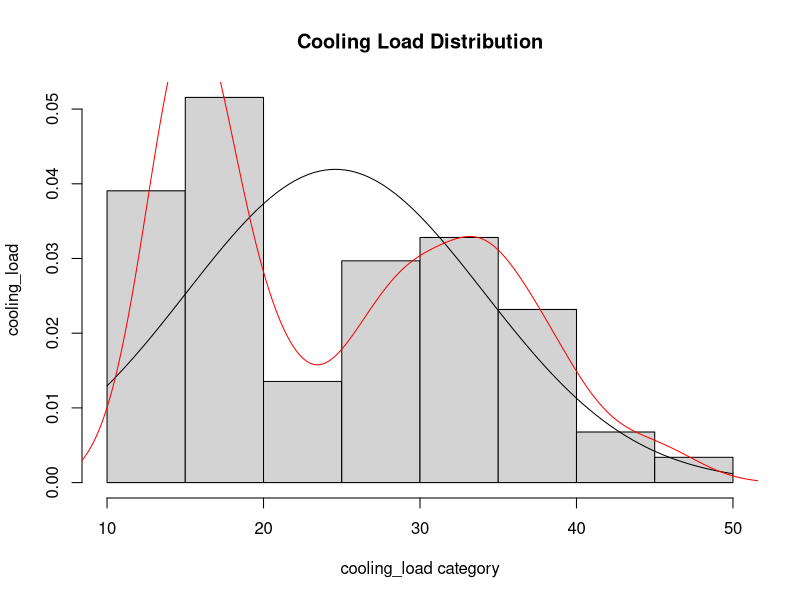
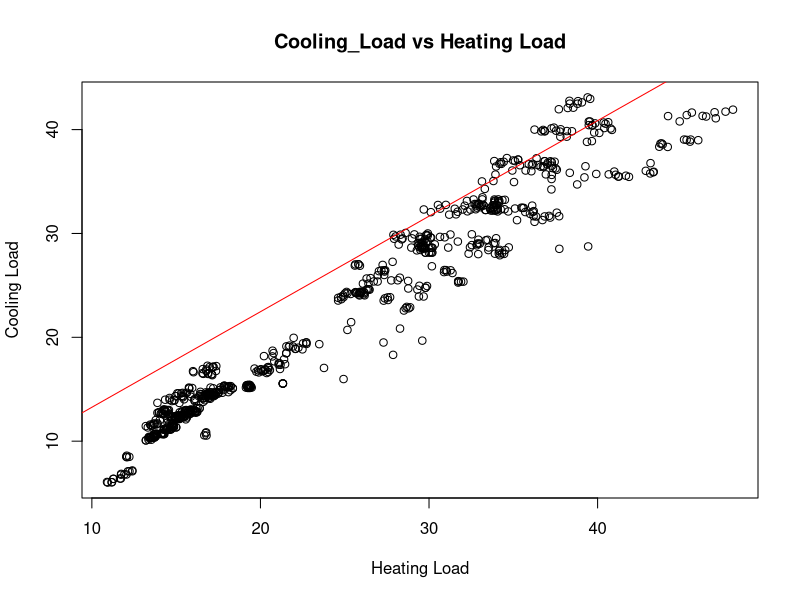
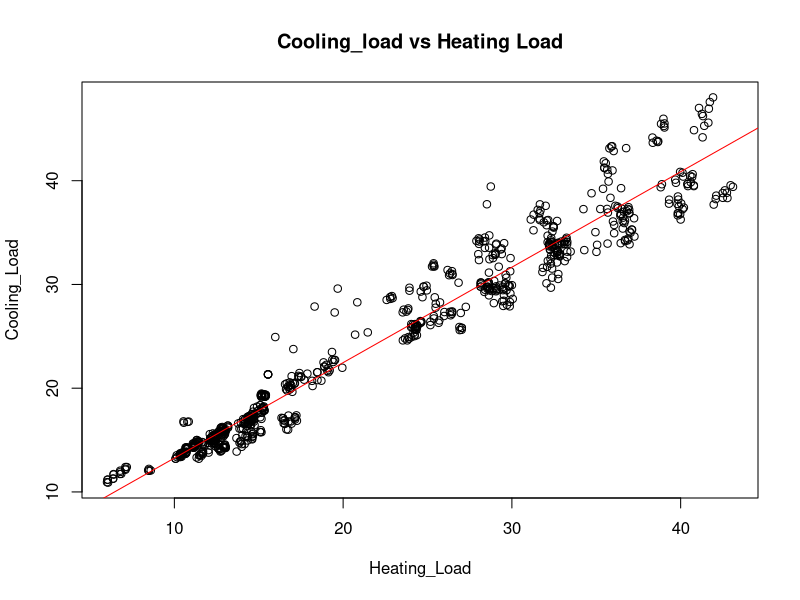

The R script that drew these images, in order:

### import the data ###

energy_effieciency_data <- read.csv("energy_efficiency_data.csv");
### View the data set
View(energy_effieciency_data)
### check  the data types 
str(energy_effieciency_data)

### bind the dataset with R enviornment
attach(energy_effieciency_data);
View(energy_effieciency_data);

### checking the null  values ###
energy_effieciency_data[!complete.cases(energy_effieciency_data),]

### summary about the data set ###
summary(energy_effieciency_data);

#### Normality  Testing ####
### Install nortest package ###
install.packages("nortest");
### calling the library ###
library("nortest");
### Normality Testing ###

## Anderson Darling testing ##
ad.test(Cooling_Load);

## Lillifor Testing ##
lillie.test(Cooling_Load);

## shapiro-wilk testing ##
shapiro.test(Cooling_Load);

### graphical  analysis
hist(Cooling_Load, main="Cooling Load Distribution",
     xlab="cooling_load category",
     ylab="cooling_load",
     prob=TRUE)
curve(dnorm(x, mean=mean(Cooling_Load, na.rm=TRUE), 
            sd=sd(Cooling_Load, na.rm =TRUE)), add=TRUE)

### Density  curve
###  it describes the which  side the data distribution  is avialable
lines(density(Cooling_Load), col="red")

### correlational Analysis

cor.test(Cooling_Load,Heating_Load, method ="pearson", alternative="two.sided")

cor.test(Cooling_Load,Roof_Area, method ="pearson", alternative="two.sided")

cor.test(Cooling_Load,Glazing_Area_Distribution, method="pearson", alternative="two.sided")

cor.test(Cooling_Load,Glazing_Area, method="pearson", alternative ="two.sided")

cor.test(Cooling_Load,Orientation, method="pearson", alternative ="two.sided")

cor.test(Cooling_Load,Overall_Height, method="pearson", alternative ="two.sided")



### graphically  visualization
plot(Cooling_Load,Heating_Load, main="Cooling_Load vs Heating Load",
     xlab="Heating Load",
     ylab="Cooling Load")
abline(lm(Cooling_Load~Heating_Load), col="red")

#### Regression Analysis ####
### Regression  analysis
### develop the model  by using the regression analysis
cool_load <- lm(Cooling_Load~Heating_Load, model = TRUE)
cool_load

#### Graphical Representaion
plot(Cooling_Load~Heating_Load, main="Cooling_load vs Heating Load")
abline(lm(Cooling_Load~Heating_Load), col="red")
### summary Statistics ###
summary(cool_load)
